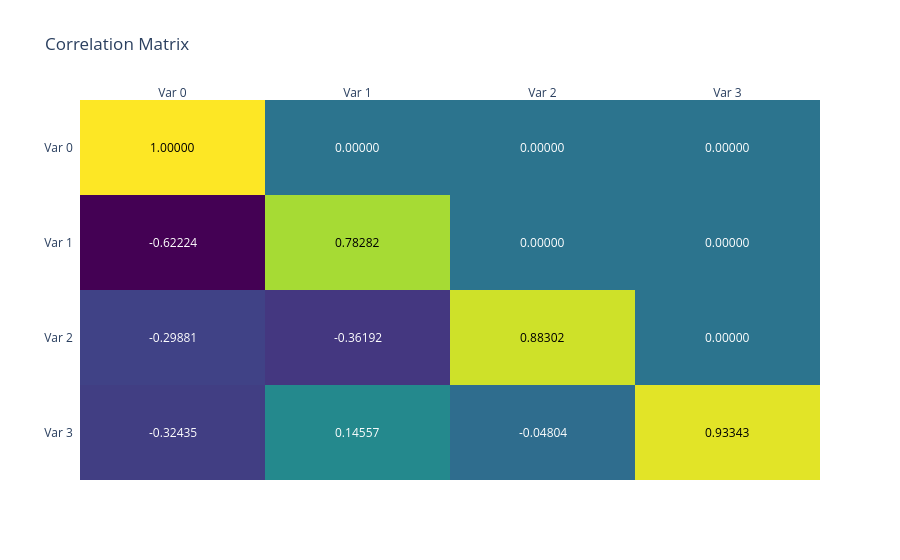

The cell this chart's notebook holds for it:
### Code cell
m.dist.lkj_cholesky(4, 2, name = 'a', sample = True).corr_heatmap()

### Figure 1 — Plotly figure (JSON) as saved in the notebook; plotly's stock layout.template omitted (floating-point values rounded to 4 significant figures)
{"data": [{"colorscale": [[0, "#440154"], [0.1111, "#482878"], [0.2222, "#3e4989"], [0.3333, "#31688e"], [0.4444, "#26828e"], [0.5556, "#1f9e89"], [0.6667, "#35b779"], [0.7778, "#6ece58"], [0.8889, "#b5de2b"], [1, "#fde725"]], "reversescale": false, "showscale": false, "type": "heatmap", "x": ["Var 0", "Var 1", "Var 2", "Var 3"], "y": ["Var 0", "Var 1", "Var 2", "Var 3"], "z": [[1.0, 0.0, 0.0, 0.0], [-0.6222, 0.7828, 0.0, 0.0], [-0.2988, -0.3619, 0.883, 0.0], [-0.3244, 0.1456, -0.04804, 0.9334]]}], "layout": {"annotations": [{"font": {"color": "#000000"}, "showarrow": false, "text": "1.00000", "x": "Var 0", "xref": "x", "y": "Var 0", "yref": "y"}, {"font": {"color": "#FFFFFF"}, "showarrow": false, "text": "0.00000", "x": "Var 1", "xref": "x", "y": "Var 0", "yref": "y"}, {"font": {"color": "#FFFFFF"}, "showarrow": false, "text": "0.00000", "x": "Var 2", "xref": "x", "y": "Var 0", "yref": "y"}, {"font": {"color": "#FFFFFF"}, "showarrow": false, "text": "0.00000", "x": "Var 3", "xref": "x", "y": "Var 0", "yref": "y"}, {"font": {"color": "#FFFFFF"}, "showarrow": false, "text": "-0.62224", "x": "Var 0", "xref": "x", "y": "Var 1", "yref": "y"}, {"font": {"color": "#000000"}, "showarrow": false, "text": "0.78282", "x": "Var 1", "xref": "x", "y": "Var 1", "yref": "y"}, {"font": {"color": "#FFFFFF"}, "showarrow": false, "text": "0.00000", "x": "Var 2", "xref": "x", "y": "Var 1", "yref": "y"}, {"font": {"color": "#FFFFFF"}, "showarrow": false, "text": "0.00000", "x": "Var 3", "xref": "x", "y": "Var 1", "yref": "y"}, {"font": {"color": "#FFFFFF"}, "showarrow": false, "text": "-0.29881", "x": "Var 0", "xref": "x", "y": "Var 2", "yref": "y"}, {"font": {"color": "#FFFFFF"}, "showarrow": false, "text": "-0.36192", "x": "Var 1", "xref": "x", "y": "Var 2", "yref": "y"}, {"font": {"color": "#000000"}, "showarrow": false, "text": "0.88302", "x": "Var 2", "xref": "x", "y": "Var 2", "yref": "y"}, {"font": {"color": "#FFFFFF"}, "showarrow": false, "text": "0.00000", "x": "Var 3", "xref": "x", "y": "Var 2", "yref": "y"}, {"font": {"color": "#FFFFFF"}, "showarrow": false, "text": "-0.32435", "x": "Var 0", "xref": "x", "y": "Var 3", "yref": "y"}, {"font": {"color": "#FFFFFF"}, "showarrow": false, "text": "0.14557", "x": "Var 1", "xref": "x", "y": "Var 3", "yref": "y"}, {"font": {"color": "#FFFFFF"}, "showarrow": false, "text": "-0.04804", "x": "Var 2", "xref": "x", "y": "Var 3", "yref": "y"}, {"font": {"color": "#000000"}, "showarrow": false, "text": "0.93343", "x": "Var 3", "xref": "x", "y": "Var 3", "yref": "y"}], "title": {"text": "Correlation Matrix"}, "xaxis": {"dtick": 1, "gridcolor": "rgb(0, 0, 0)", "side": "top", "ticks": ""}, "yaxis": {"autorange": "reversed", "dtick": 1, "ticks": "", "ticksuffix": "  "}}}
